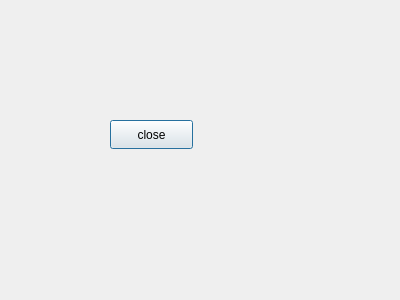
<?xml version="1.0" encoding="UTF-8"?>
<ui version="4.0">
 <class>nextwindow</class>
 <widget class="QDialog" name="nextwindow">
  <property name="geometry">
   <rect>
    <x>0</x>
    <y>0</y>
    <width>400</width>
    <height>300</height>
   </rect>
  </property>
  <property name="windowTitle">
   <string>Dialog</string>
  </property>
  <widget class="QPushButton" name="pushButton">
   <property name="geometry">
    <rect>
     <x>110</x>
     <y>120</y>
     <width>83</width>
     <height>29</height>
    </rect>
   </property>
   <property name="text">
    <string>close</string>
   </property>
  </widget>
 </widget>
 <resources/>
 <connections/>
</ui>
